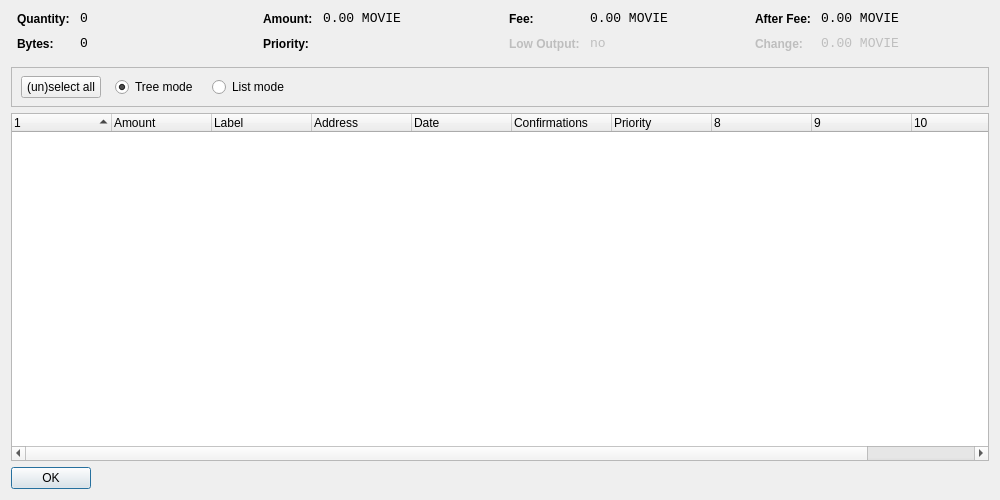
<?xml version="1.0" encoding="UTF-8"?>
<ui version="4.0">
 <class>CoinControlDialog</class>
 <widget class="QDialog" name="CoinControlDialog">
  <property name="geometry">
   <rect>
    <x>0</x>
    <y>0</y>
    <width>1000</width>
    <height>500</height>
   </rect>
  </property>
  <property name="windowTitle">
   <string>Coin Control</string>
  </property>
  <layout class="QVBoxLayout" name="verticalLayout">
   <item>
    <layout class="QHBoxLayout" name="horizontalLayoutTop" stretch="0,0,0,0">
     <property name="topMargin">
      <number>0</number>
     </property>
     <property name="bottomMargin">
      <number>10</number>
     </property>
     <item>
      <layout class="QFormLayout" name="formLayoutCoinControl1">
       <property name="horizontalSpacing">
        <number>10</number>
       </property>
       <property name="verticalSpacing">
        <number>10</number>
       </property>
       <property name="leftMargin">
        <number>6</number>
       </property>
       <property name="rightMargin">
        <number>6</number>
       </property>
       <item row="0" column="0">
        <widget class="QLabel" name="labelCoinControlQuantityText">
         <property name="styleSheet">
          <string notr="true">font-weight:bold;</string>
         </property>
         <property name="text">
          <string>Quantity:</string>
         </property>
        </widget>
       </item>
       <item row="0" column="1">
        <widget class="QLabel" name="labelCoinControlQuantity">
         <property name="font">
          <font>
           <family>Monospace</family>
           <pointsize>10</pointsize>
          </font>
         </property>
         <property name="cursor">
          <cursorShape>IBeamCursor</cursorShape>
         </property>
         <property name="contextMenuPolicy">
          <enum>Qt::ActionsContextMenu</enum>
         </property>
         <property name="text">
          <string notr="true">0</string>
         </property>
         <property name="textInteractionFlags">
          <set>Qt::LinksAccessibleByMouse|Qt::TextSelectableByKeyboard|Qt::TextSelectableByMouse</set>
         </property>
        </widget>
       </item>
       <item row="1" column="0">
        <widget class="QLabel" name="labelCoinControlBytesText">
         <property name="styleSheet">
          <string notr="true">font-weight:bold;</string>
         </property>
         <property name="text">
          <string>Bytes:</string>
         </property>
        </widget>
       </item>
       <item row="1" column="1">
        <widget class="QLabel" name="labelCoinControlBytes">
         <property name="font">
          <font>
           <family>Monospace</family>
           <pointsize>10</pointsize>
          </font>
         </property>
         <property name="cursor">
          <cursorShape>IBeamCursor</cursorShape>
         </property>
         <property name="contextMenuPolicy">
          <enum>Qt::ActionsContextMenu</enum>
         </property>
         <property name="text">
          <string notr="true">0</string>
         </property>
         <property name="textInteractionFlags">
          <set>Qt::LinksAccessibleByMouse|Qt::TextSelectableByKeyboard|Qt::TextSelectableByMouse</set>
         </property>
        </widget>
       </item>
      </layout>
     </item>
     <item>
      <layout class="QFormLayout" name="formLayoutCoinControl2">
       <property name="horizontalSpacing">
        <number>10</number>
       </property>
       <property name="verticalSpacing">
        <number>10</number>
       </property>
       <property name="leftMargin">
        <number>6</number>
       </property>
       <property name="rightMargin">
        <number>6</number>
       </property>
       <item row="0" column="0">
        <widget class="QLabel" name="labelCoinControlAmountText">
         <property name="styleSheet">
          <string notr="true">font-weight:bold;</string>
         </property>
         <property name="text">
          <string>Amount:</string>
         </property>
        </widget>
       </item>
       <item row="0" column="1">
        <widget class="QLabel" name="labelCoinControlAmount">
         <property name="font">
          <font>
           <family>Monospace</family>
           <pointsize>10</pointsize>
          </font>
         </property>
         <property name="cursor">
          <cursorShape>IBeamCursor</cursorShape>
         </property>
         <property name="contextMenuPolicy">
          <enum>Qt::ActionsContextMenu</enum>
         </property>
         <property name="text">
          <string notr="true">0.00 MOVIE</string>
         </property>
         <property name="textInteractionFlags">
          <set>Qt::LinksAccessibleByMouse|Qt::TextSelectableByKeyboard|Qt::TextSelectableByMouse</set>
         </property>
        </widget>
       </item>
       <item row="1" column="0">
        <widget class="QLabel" name="labelCoinControlPriorityText">
         <property name="styleSheet">
          <string notr="true">font-weight:bold;</string>
         </property>
         <property name="text">
          <string>Priority:</string>
         </property>
        </widget>
       </item>
       <item row="1" column="1">
        <widget class="QLabel" name="labelCoinControlPriority">
         <property name="font">
          <font>
           <family>Monospace</family>
           <pointsize>10</pointsize>
          </font>
         </property>
         <property name="cursor">
          <cursorShape>IBeamCursor</cursorShape>
         </property>
         <property name="contextMenuPolicy">
          <enum>Qt::ActionsContextMenu</enum>
         </property>
         <property name="text">
          <string/>
         </property>
         <property name="textInteractionFlags">
          <set>Qt::LinksAccessibleByMouse|Qt::TextSelectableByKeyboard|Qt::TextSelectableByMouse</set>
         </property>
        </widget>
       </item>
      </layout>
     </item>
     <item>
      <layout class="QFormLayout" name="formLayoutCoinControl3">
       <property name="horizontalSpacing">
        <number>10</number>
       </property>
       <property name="verticalSpacing">
        <number>10</number>
       </property>
       <property name="leftMargin">
        <number>6</number>
       </property>
       <property name="rightMargin">
        <number>6</number>
       </property>
       <item row="0" column="0">
        <widget class="QLabel" name="labelCoinControlFeeText">
         <property name="styleSheet">
          <string notr="true">font-weight:bold;</string>
         </property>
         <property name="text">
          <string>Fee:</string>
         </property>
        </widget>
       </item>
       <item row="0" column="1">
        <widget class="QLabel" name="labelCoinControlFee">
         <property name="font">
          <font>
           <family>Monospace</family>
           <pointsize>10</pointsize>
          </font>
         </property>
         <property name="cursor">
          <cursorShape>IBeamCursor</cursorShape>
         </property>
         <property name="contextMenuPolicy">
          <enum>Qt::ActionsContextMenu</enum>
         </property>
         <property name="text">
          <string notr="true">0.00 MOVIE</string>
         </property>
         <property name="textInteractionFlags">
          <set>Qt::LinksAccessibleByMouse|Qt::TextSelectableByKeyboard|Qt::TextSelectableByMouse</set>
         </property>
        </widget>
       </item>
       <item row="1" column="0">
        <widget class="QLabel" name="labelCoinControlLowOutputText">
         <property name="enabled">
          <bool>false</bool>
         </property>
         <property name="styleSheet">
          <string notr="true">font-weight:bold;</string>
         </property>
         <property name="text">
          <string>Low Output:</string>
         </property>
        </widget>
       </item>
       <item row="1" column="1">
        <widget class="QLabel" name="labelCoinControlLowOutput">
         <property name="enabled">
          <bool>false</bool>
         </property>
         <property name="font">
          <font>
           <family>Monospace</family>
           <pointsize>10</pointsize>
          </font>
         </property>
         <property name="cursor">
          <cursorShape>IBeamCursor</cursorShape>
         </property>
         <property name="contextMenuPolicy">
          <enum>Qt::ActionsContextMenu</enum>
         </property>
         <property name="text">
          <string notr="true">no</string>
         </property>
         <property name="textInteractionFlags">
          <set>Qt::LinksAccessibleByMouse|Qt::TextSelectableByKeyboard|Qt::TextSelectableByMouse</set>
         </property>
        </widget>
       </item>
      </layout>
     </item>
     <item>
      <layout class="QFormLayout" name="formLayoutCoinControl4">
       <property name="horizontalSpacing">
        <number>10</number>
       </property>
       <property name="verticalSpacing">
        <number>10</number>
       </property>
       <property name="leftMargin">
        <number>6</number>
       </property>
       <property name="rightMargin">
        <number>6</number>
       </property>
       <item row="0" column="0">
        <widget class="QLabel" name="labelCoinControlAfterFeeText">
         <property name="styleSheet">
          <string notr="true">font-weight:bold;</string>
         </property>
         <property name="text">
          <string>After Fee:</string>
         </property>
        </widget>
       </item>
       <item row="0" column="1">
        <widget class="QLabel" name="labelCoinControlAfterFee">
         <property name="font">
          <font>
           <family>Monospace</family>
           <pointsize>10</pointsize>
          </font>
         </property>
         <property name="cursor">
          <cursorShape>IBeamCursor</cursorShape>
         </property>
         <property name="contextMenuPolicy">
          <enum>Qt::ActionsContextMenu</enum>
         </property>
         <property name="text">
          <string notr="true">0.00 MOVIE</string>
         </property>
         <property name="textInteractionFlags">
          <set>Qt::LinksAccessibleByMouse|Qt::TextSelectableByKeyboard|Qt::TextSelectableByMouse</set>
         </property>
        </widget>
       </item>
       <item row="1" column="0">
        <widget class="QLabel" name="labelCoinControlChangeText">
         <property name="enabled">
          <bool>false</bool>
         </property>
         <property name="styleSheet">
          <string notr="true">font-weight:bold;</string>
         </property>
         <property name="text">
          <string>Change:</string>
         </property>
        </widget>
       </item>
       <item row="1" column="1">
        <widget class="QLabel" name="labelCoinControlChange">
         <property name="enabled">
          <bool>false</bool>
         </property>
         <property name="font">
          <font>
           <family>Monospace</family>
           <pointsize>10</pointsize>
          </font>
         </property>
         <property name="cursor">
          <cursorShape>IBeamCursor</cursorShape>
         </property>
         <property name="contextMenuPolicy">
          <enum>Qt::ActionsContextMenu</enum>
         </property>
         <property name="text">
          <string notr="true">0.00 MOVIE</string>
         </property>
         <property name="textInteractionFlags">
          <set>Qt::LinksAccessibleByMouse|Qt::TextSelectableByKeyboard|Qt::TextSelectableByMouse</set>
         </property>
        </widget>
       </item>
      </layout>
     </item>
    </layout>
   </item>
   <item>
    <widget class="QFrame" name="frame">
     <property name="minimumSize">
      <size>
       <width>0</width>
       <height>40</height>
      </size>
     </property>
     <property name="frameShape">
      <enum>QFrame::StyledPanel</enum>
     </property>
     <property name="frameShadow">
      <enum>QFrame::Sunken</enum>
     </property>
     <widget class="QWidget" name="horizontalLayoutWidget">
      <property name="geometry">
       <rect>
        <x>10</x>
        <y>0</y>
        <width>781</width>
        <height>41</height>
       </rect>
      </property>
      <layout class="QHBoxLayout" name="horizontalLayoutPanel" stretch="0,0,0,0,0">
       <property name="spacing">
        <number>14</number>
       </property>
       <item>
        <widget class="QPushButton" name="pushButtonSelectAll">
         <property name="sizePolicy">
          <sizepolicy hsizetype="Maximum" vsizetype="Fixed">
           <horstretch>0</horstretch>
           <verstretch>0</verstretch>
          </sizepolicy>
         </property>
         <property name="text">
          <string>(un)select all</string>
         </property>
        </widget>
       </item>
       <item>
        <widget class="QRadioButton" name="radioTreeMode">
         <property name="sizePolicy">
          <sizepolicy hsizetype="Maximum" vsizetype="Fixed">
           <horstretch>0</horstretch>
           <verstretch>0</verstretch>
          </sizepolicy>
         </property>
         <property name="text">
          <string>Tree mode</string>
         </property>
         <property name="checked">
          <bool>true</bool>
         </property>
        </widget>
       </item>
       <item>
        <widget class="QRadioButton" name="radioListMode">
         <property name="sizePolicy">
          <sizepolicy hsizetype="Maximum" vsizetype="Fixed">
           <horstretch>0</horstretch>
           <verstretch>0</verstretch>
          </sizepolicy>
         </property>
         <property name="text">
          <string>List mode</string>
         </property>
        </widget>
       </item>
       <item>
        <spacer name="horizontalSpacer">
         <property name="orientation">
          <enum>Qt::Horizontal</enum>
         </property>
         <property name="sizeHint" stdset="0">
          <size>
           <width>40</width>
           <height>20</height>
          </size>
         </property>
        </spacer>
       </item>
      </layout>
     </widget>
    </widget>
   </item>
   <item>
    <widget class="CoinControlTreeWidget" name="treeWidget">
     <property name="contextMenuPolicy">
      <enum>Qt::CustomContextMenu</enum>
     </property>
     <property name="sortingEnabled">
      <bool>false</bool>
     </property>
     <property name="columnCount">
      <number>11</number>
     </property>
     <attribute name="headerShowSortIndicator" stdset="0">
      <bool>true</bool>
     </attribute>
     <attribute name="headerStretchLastSection">
      <bool>false</bool>
     </attribute>
     <column>
      <property name="text">
       <string/>
      </property>
     </column>
     <column>
      <property name="text">
       <string>Amount</string>
      </property>
     </column>
     <column>
      <property name="text">
       <string>Label</string>
      </property>
     </column>
     <column>
      <property name="text">
       <string>Address</string>
      </property>
     </column>
     <column>
      <property name="text">
       <string>Date</string>
      </property>
     </column>
     <column>
      <property name="text">
       <string>Confirmations</string>
      </property>
      <property name="toolTip">
       <string>Confirmed</string>
      </property>
     </column>
     <column>
      <property name="text">
       <string>Priority</string>
      </property>
     </column>
     <column>
      <property name="text">
       <string/>
      </property>
     </column>
     <column>
      <property name="text">
       <string/>
      </property>
     </column>
     <column>
      <property name="text">
       <string/>
      </property>
     </column>
     <column>
      <property name="text">
       <string/>
      </property>
     </column>
    </widget>
   </item>
   <item>
    <widget class="QDialogButtonBox" name="buttonBox">
     <property name="sizePolicy">
      <sizepolicy hsizetype="Maximum" vsizetype="Fixed">
       <horstretch>0</horstretch>
       <verstretch>0</verstretch>
      </sizepolicy>
     </property>
     <property name="orientation">
      <enum>Qt::Horizontal</enum>
     </property>
     <property name="standardButtons">
      <set>QDialogButtonBox::Ok</set>
     </property>
    </widget>
   </item>
  </layout>
 </widget>
 <customwidgets>
  <customwidget>
   <class>CoinControlTreeWidget</class>
   <extends>QTreeWidget</extends>
   <header>coincontroltreewidget.h</header>
  </customwidget>
 </customwidgets>
 <resources/>
 <connections/>
</ui>
